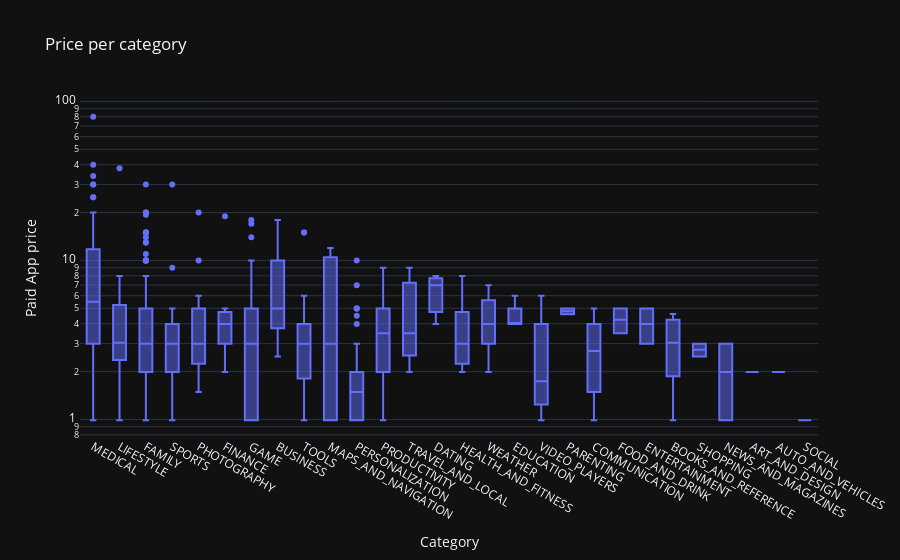

The notebook cell saved with this chart:
### Code cell
box = px.box(data_frame=df_paid_apps, x="Category", y="Price", title="Price per category")
box.update_layout(yaxis=dict(type="log"), xaxis={"categoryorder": "max descending"}, yaxis_title="Paid App price")
box.show()

### Figure 1 — Plotly figure (JSON) as saved in the notebook; plotly's stock layout.template omitted (floating-point values rounded to 4 significant figures; data arrays with more than 128 entries replaced by an {"elided": "..."} marker saying what was removed)
{"data": [{"alignmentgroup": "True", "hovertemplate": "Category=%{x}<br>Price=%{y}<extra></extra>", "legendgroup": "", "marker": {"color": "#636efa"}, "name": "", "notched": false, "offsetgroup": "", "orientation": "v", "showlegend": false, "x": {"elided": "589 str values"}, "x0": " ", "xaxis": "x", "y": {"elided": "589 float values"}, "y0": " ", "yaxis": "y", "type": "box"}], "layout": {"xaxis": {"anchor": "y", "domain": [0.0, 1.0], "title": {"text": "Category"}, "categoryorder": "max descending"}, "yaxis": {"anchor": "x", "domain": [0.0, 1.0], "title": {"text": "Paid App price"}, "type": "log"}, "legend": {"tracegroupgap": 0}, "title": {"text": "Price per category"}, "boxmode": "group"}}
